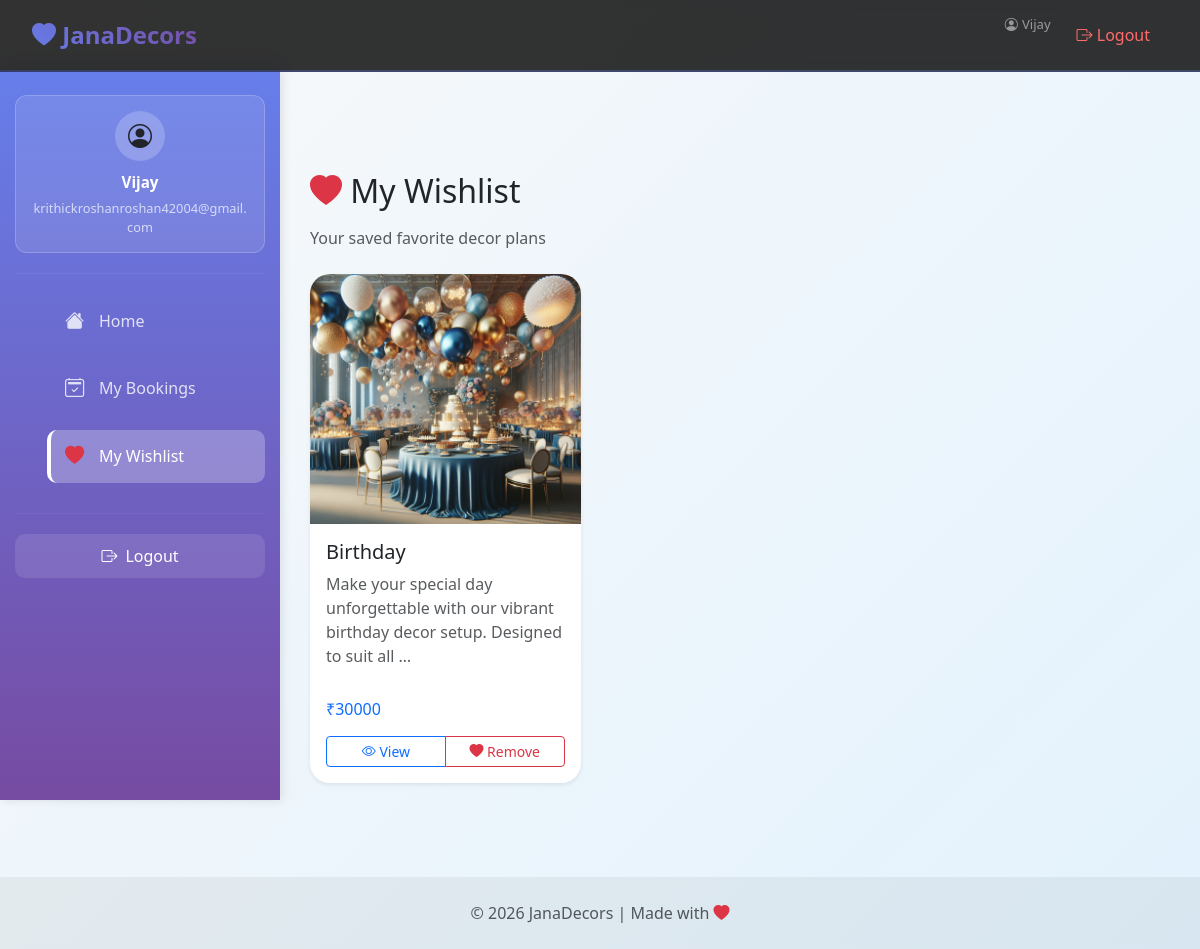
The page /wishlist/ (signed in) on the database its author committed.
### Event/models.py (models this page shows, shortened)
class Wishlist(models.Model):
    user = models.ForeignKey(User, on_delete=models.CASCADE)
    plan = models.ForeignKey(DecorPlan, on_delete=models.CASCADE)

class DecorPlan(models.Model):
    name = models.CharField(max_length=100)
    description = models.TextField()
    price = models.IntegerField(null=True, blank=True)
    image = models.ImageField(upload_to='images/')

### Event/views.py (the view)
# urls.py: path('wishlist/', views.wishlist, name='wishlist'),
@login_required
def wishlist(request):
    wishlist_items = Wishlist.objects.filter(user=request.user).select_related('plan')
    return render(request, 'Event/wishlist.html', {'wishlist_items': wishlist_items})

### Event/templates/Event/wishlist.html (shortened to what this page needs)
{% extends 'Event/user_base.html' %}
{% block content %}
<div class="mb-4">
    <h2 class="mb-3"><i class="bi bi-heart-fill text-danger"></i> My Wishlist</h2>
    <p class="text-muted">Your saved favorite decor plans</p>
</div>
{% if wishlist_items %}
    <div class="row">
        {% for item in wishlist_items %}
        <div class="col-md-6 col-lg-4 mb-4">
            <div class="card h-100 shadow-sm border-0 transition-card">
                {% if item.plan.image %}
                    <img src="{{ item.plan.image.url }}" class="card-img-top" alt="{{ item.plan.name }}" style="height: 250px; object-fit: cover;">
                {% else %}
                    <div class="card-img-top bg-light d-flex align-items-center justify-content-center" style="height: 250px;">
                        <i class="bi bi-image text-muted" style="font-size: 3rem;"></i>
                    </div>
                {% endif %}
                <div class="card-body d-flex flex-column">
                    <h5 class="card-title">{{ item.plan.name }}</h5>
                    <p class="card-text text-muted" style="flex-grow: 1;">{{ item.plan.description|truncatewords:15 }}</p>
                    <div class="d-flex justify-content-between align-items-center mt-3">
                        <h6 class="mb-0 text-primary">₹{{ item.plan.price }}</h6>
                    </div>
                    <div class="btn-group mt-3 w-100" role="group">
                        <a href="{% url 'plan_detail' item.plan.id %}" class="btn btn-sm btn-outline-primary">
                            <i class="bi bi-eye"></i> View
                        </a>
                        <a href="{% url 'wishlist_remove' item.plan.id %}" class="btn btn-sm btn-outline-danger">
                            <i class="bi bi-heart-fill"></i> Remove
                        </a>
                    </div>
                </div>
            </div>
        </div>
    {% endfor %}
    </div>
{% endif %}
{% endblock %}

### Event/templates/Event/user_base.html (shortened to what this page needs)
<!DOCTYPE html>
<html lang="en">
<head>
    {% load static %}
    <link href="https://cdn.jsdelivr.net/npm/bootstrap@5.3.0/dist/css/bootstrap.min.css" rel="stylesheet">
    <link rel="stylesheet" href="https://cdn.jsdelivr.net/npm/bootstrap-icons@1.11.0/font/bootstrap-icons.css">
</head>
<body>
<nav class="navbar navbar-expand-lg">
    <div class="container-fluid">
        <a class="navbar-brand" href="{% url 'plans' %}">
            <i class="bi bi-heart-fill"></i> JanaDecors
        </a>
        <div class="collapse navbar-collapse" id="navMenu">
            <ul class="navbar-nav ms-auto gap-2">
                {% if user.is_authenticated %}
                    <li class="nav-item">
                        <span class="text-white-50 d-none d-lg-block" style="font-size:.82rem;">
                            <i class="bi bi-person-circle me-1"></i>{{ user.username }}
                        </span>
                    </li>
                    <li class="nav-item">
                        <form action="{% url 'logout' %}" method="POST" class="m-0">
                            <button type="submit" class="nav-link border-0 bg-transparent" style="color: #ff6b6b !important;">
                                <i class="bi bi-box-arrow-right"></i> Logout
                            </button>
                        </form>
                    </li>
                {% else %}
                    <li class="nav-item"><a class="nav-link" href="{% url 'user_login' %}"><i class="bi bi-box-arrow-in-right"></i> Login</a></li>
                    <li class="nav-item"><a class="nav-link" href="{% url 'register' %}"><i class="bi bi-person-plus"></i> Register</a></li>
                {% endif %}
            </ul>
        </div>
    </div>
</nav>
<div class="d-flex">
    <aside class="sidebar">
        {% if user.is_authenticated %}
            <div class="user-profile">
                <div class="user-profile-avatar">
                    <i class="bi bi-person-circle"></i>
                </div>
                <div class="user-profile-name">{{ user.first_name|default:user.username }}</div>
                <div class="user-profile-email">{{ user.email }}</div>
            </div>
            <hr class="sidebar-hr">
        {% endif %}
        <ul class="sidebar-nav">
            <li class="sidebar-nav-item">
                <a href="{% url 'plans' %}" class="sidebar-nav-link {% if request.resolver_match.url_name == 'plans' %}active{% endif %}">
                    <i class="bi bi-house-fill"></i>
                    <span>Home</span>
                </a>
            </li>
            {% if user.is_authenticated %}
                <li class="sidebar-nav-item">
                    <a href="{% url 'my_bookings' %}" class="sidebar-nav-link {% if request.resolver_match.url_name == 'my_bookings' %}active{% endif %}">
                        <i class="bi bi-calendar2-check"></i>
                        <span>My Bookings</span>
                    </a>
                </li>
                <li class="sidebar-nav-item">
                    <a href="{% url 'wishlist' %}" class="sidebar-nav-link {% if request.resolver_match.url_name == 'wishlist' %}active{% endif %}">
                        <i class="bi bi-heart-fill text-danger"></i>
                        <span>My Wishlist</span>
                    </a>
                </li>
            {% endif %}
        </ul>
        {% if user.is_authenticated %}
            <hr class="sidebar-hr" style="margin-top: 30px;">
            <form action="{% url 'logout' %}" method="POST" class="m-0">
                <button type="submit" class="logout-btn w-100" style="border: none; width: 100%;">
                    <i class="bi bi-box-arrow-right"></i>
                    <span>Logout</span>
                </button>
            </form>
        {% endif %}
    </aside>
    <main class="main-content w-100">
        {% block content %}{% endblock %}
    </main>
</div>
<footer class="text-center py-4" style="background: rgba(0,0,0,0.05); margin-top: 40px;">
    <p class="text-muted mb-0">© 2026 JanaDecors | Made with <i class="bi bi-heart-fill text-danger"></i></p>
</footer>
</body>
</html>

### Event/templates/Event/user_base.html (style rules this page uses)
* { margin: 0; padding: 0; box-sizing: border-box; }
body { background: linear-gradient(135deg, #f8f9fa, #e3f2fd); font-family: 'Segoe UI', Tahoma, Geneva, Verdana, sans-serif; overflow-x: hidden; }
.navbar { backdrop-filter: blur(10px); background: rgba(0, 0, 0, 0.8) !important; border-bottom: 2px solid rgba(102, 126, 234, 0.3); padding: 12px 20px; position: sticky; top: 0; z-index: 100; }
.navbar-brand { font-size: 1.5rem; font-weight: 700; background: linear-gradient(45deg, #667eea, #764ba2); -webkit-background-clip: text; -webkit-text-fill-color: transparent; }
.nav-link { color: white !important; margin: 0 10px; transition: 0.3s; position: relative; font-weight: 500; }
.nav-link::after { content: ''; position: absolute; width: 0; height: 2px; bottom: -5px; left: 0; background: #667eea; transition: width 0.3s; }
.sidebar { height: calc(100vh - 70px); background: linear-gradient(180deg, #667eea 0%, #764ba2 100%); padding: 25px 15px; position: fixed; left: 0; top: 70px; width: 280px; overflow-y: auto; box-shadow: 2px 0 10px rgba(0, 0, 0, 0.1); z-index: 50; }
.sidebar-nav { list-style: none; }
.sidebar-nav-item { margin-bottom: 15px; }
.sidebar-nav-link { display: flex; align-items: center; padding: 12px 15px; color: rgba(255, 255, 255, 0.8); text-decoration: none; border-radius: 10px; transition: all 0.3s; font-weight: 500; position: relative; }
.sidebar-nav-link.active { background: rgba(255, 255, 255, 0.25); color: white; border-left: 4px solid white; padding-left: 11px; }
.sidebar-nav-link i { width: 25px; margin-right: 12px; font-size: 1.2rem; text-align: center; }
.sidebar-hr { border: 0; height: 1px; background: rgba(255, 255, 255, 0.2); margin: 20px 0; }
.user-profile { background: rgba(255, 255, 255, 0.1); padding: 15px; border-radius: 12px; margin-bottom: 20px; text-align: center; border: 1px solid rgba(255, 255, 255, 0.2); }
.user-profile-avatar { width: 50px; height: 50px; border-radius: 50%; background: rgba(255, 255, 255, 0.2); display: flex; align-items: center; justify-content: center; margin: 0 auto 10px; font-size: 1.5rem; }
.user-profile-name { color: white; font-weight: 700; font-size: 0.95rem; margin-bottom: 5px; }
.user-profile-email { color: rgba(255, 255, 255, 0.7); font-size: 0.8rem; word-break: break-all; }
.main-content { margin-left: 280px; margin-top: 70px; padding: 30px; min-height: calc(100vh - 140px); }
.card { border-radius: 20px; overflow: hidden; border: none; transition: all 0.3s; }
.logout-btn { margin-top: auto; background: rgba(255, 255, 255, 0.1); border: 1px solid rgba(255, 255, 255, 0.3); color: white; border-radius: 10px; padding: 10px 15px; display: flex; align-items: center; justify-content: center; gap: 8px; transition: all 0.3s; text-decoration: none; cursor: pointer; font-weight: 500; }

### Event/templates/Event/wishlist.html (style rules this page uses)
.transition-card { transition: all 0.3s ease; }
.btn-group .btn { flex: 1; }

### rows shown on the page
Wishlist: plan.image (picture), plan.name "Birthday", plan.description "Make your special day unforgettable with our vibrant birthday decor setup. Designed to suit all …", plan.price "30000"

### other values the page prints
{{ user.username }} "Vijay"
{{ user.first_name|default:user.username }} "Vijay"
{{ user.email }} "krithickroshanroshan42004@gmail.com"
